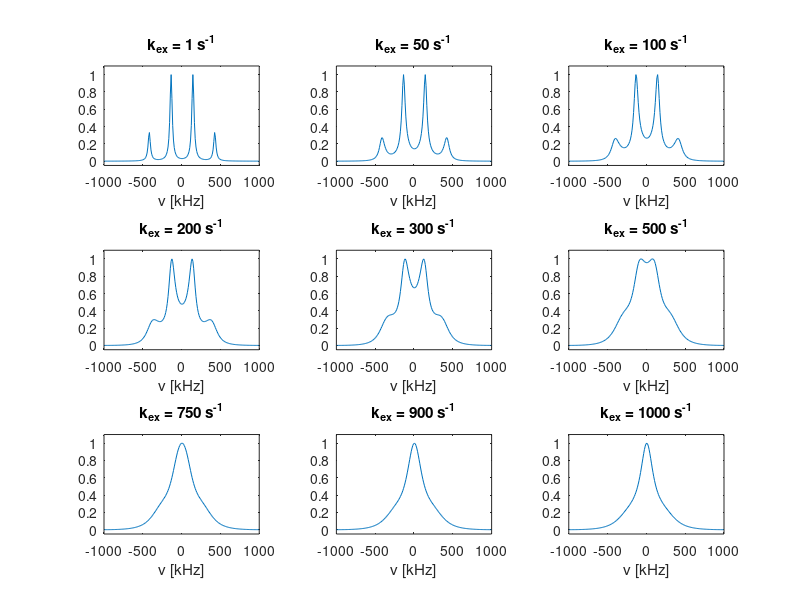

Write MATLAB code to recreate this figure.
% Generate figure for CF3 self-decoupling at various exchange rates
% Simulations of Self-decoupling as exchange process
% Originally written by Matthias Ernst, ETH Zurich
% Matlab adaptation: Ettore Bartalucci, RWTH Aachen
% Project: CF3 self decoupling

%% Variables section
% Bloch-McConnell variables
k_ex_values = [1, 50, 100, 200, 300, 500, 750, 900, 1000]; 
T_2 = 3/100; 
J_cf = 280; 

% NMR variables
t = linspace(0, 0.1, 200); % time domain size (s) need to match experiment
Fs = 1/(t(2) - t(1)); % Frequency axis
% Compute the  frequency axis
N = length(t); % Length of the signal
f = linspace(-Fs/2, Fs/2, N); % Frequency axis

%% Simulate signals
for k = 1:length(k_ex_values)

    k_ex = k_ex_values(k)

    % Modified Bloch equtions
    L1 = [(-k_ex - pi/T_2 - 1i*pi*J_cf), k_ex;
         k_ex, (-k_ex - pi/T_2 + 1i*pi*J_cf)]; %1i is the imaginary unit
    
    L2 = [(-3*k_ex - pi/T_2 - 3*1i*pi*J_cf), 3*k_ex, 0, 0;
          3*k_ex, (-7*k_ex -pi/T_2 -1i*pi*J_cf), 4*k_ex, 0;
          0, 4*k_ex, (-7*k_ex - pi/T_2 + 1i*pi*J_cf), 3*k_ex;
          0, 0, 3*k_ex, (-3*k_ex - pi/T_2 +3*1i*pi*J_cf)];
    
    % Compute and simplify the matrix exponential to get the time evolution
    U1 = zeros(2, 2, length(t)); % Preallocate U1 matrix
    for i = 1:length(t)
        U1(:,:,i) = expm(L1 * abs(t(i)));
    end
    
    U2 = zeros(4, 4, length(t)); % Preallocate U2 matrix
    for i = 1:length(t)
        U2(:,:,i) = expm(L2 * abs(t(i)));
    end
    
    % Get the signals
    vec_u1 = [2; 2];
    vec_u2 = ones(4, 1);
    
    % Compute signal 1
    signal1 = zeros(size(t));
    for i = 1:length(t)
        signal1(i) = sum(sum(U1(:,:,i) .* vec_u1));
    end
    
    % Compute signal2
    signal2 = zeros(size(t));
    for i = 1:length(t)
        signal2(i) = sum(sum(U2(:,:,i) .* vec_u2));
    end
    
    % Fourier transform and shift, see property of fft in matlab
    spectrum1 = fft(signal1);
    spectrum1 = fftshift(spectrum1);
    
    spectrum2 = fft(signal2);
    spectrum2 = fftshift(spectrum2);
    
    total_spectrum = spectrum1 + spectrum2;
    
    %% Spectral normalization section
    real_part = real(total_spectrum);
    imaginary_part = imag(total_spectrum);
    
    % Normalize the real and imaginary parts separately
    max_real = max(real_part(:));
    min_real = min(real_part(:));
    normalized_real = (real_part - min_real) / (max_real - min_real);
    
    max_imaginary = max(imaginary_part(:));
    min_imaginary = min(imaginary_part(:));
    normalized_imaginary = (imaginary_part - min_imaginary) / (max_imaginary - min_imaginary);
    
    % Combine the normalized real and imaginary parts to get the normalized spectrum
    normalized_spectrum = normalized_real; %+ 1i * normalized_imaginary;
    normalized_spectrum = normalized_spectrum';
    
    %% Produce plots
    % plot normalized spectra on each other
    subplot(3, 3, k)
    plot(f, normalized_spectrum)
    ylim([-0.05, 1.1])
    switch k
        case 1
            title('k_{ex} = 1 s^{-1}')
        case 2
            title('k_{ex} = 50 s^{-1}')
        case 3
            title('k_{ex} = 100 s^{-1}')
        case 4
            title('k_{ex} = 200 s^{-1}')
        case 5
            title('k_{ex} = 300 s^{-1}')
        case 6
            title('k_{ex} = 500 s^{-1}')
        case 7
            title('k_{ex} = 750 s^{-1}')
        case 8
            title('k_{ex} = 900 s^{-1}')
        case 9
            title('k_{ex} = 1000 s^{-1}')
    end
    xlabel('\nu [kHz]')
end